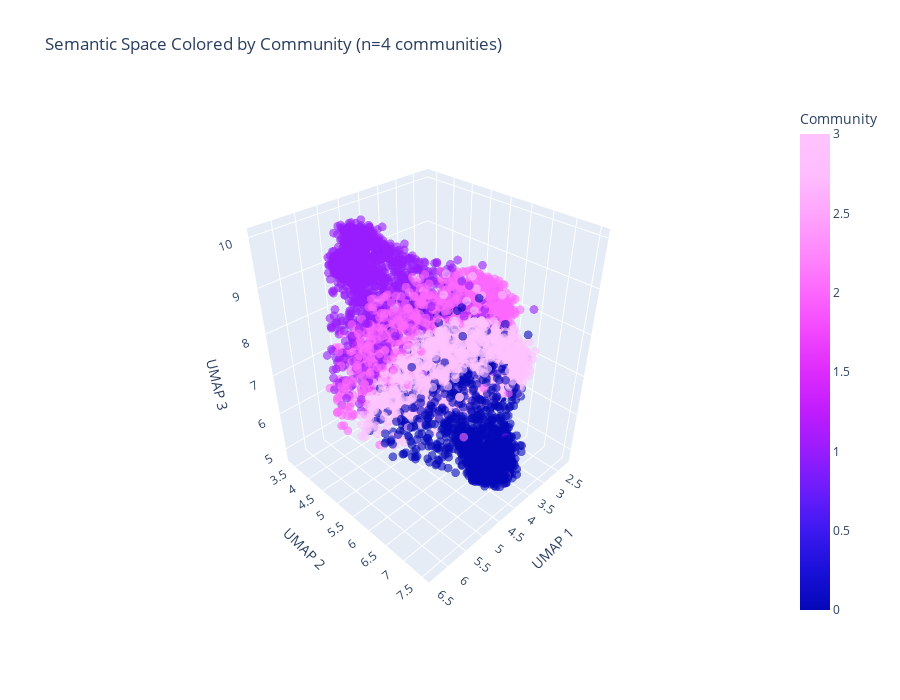

Source (notebook cell):
### Markdown cell above
## Visualize: 3D Interactive (Community Colors)

### Code cell
fig_communities = go.Figure(data=[go.Scatter3d(
    x=embedding_3d[:, 0],
    y=embedding_3d[:, 1],
    z=embedding_3d[:, 2],
    mode='markers',
    marker=dict(
        size=3,
        color=community_ids,
        colorscale='Plotly3',
        showscale=True,
        colorbar=dict(title="Community"),
        opacity=0.6,
    ),
    text=[f"{s} (C{c})" for s, c in zip(token_strings, community_ids)],
    hovertemplate='<b>%{text}</b><br>x: %{x:.2f}<br>y: %{y:.2f}<br>z: %{z:.2f}<extra></extra>',
)])

fig_communities.update_layout(
    title=f'Semantic Space Colored by Community (n={n_communities} communities)',
    scene=dict(
        xaxis_title='UMAP 1',
        yaxis_title='UMAP 2',
        zaxis_title='UMAP 3',
        camera=dict(
            eye=dict(x=1.5, y=1.5, z=1.5)
        )
    ),
    width=900,
    height=700,
)

fig_communities.show()

print("\n💡 Now you can see WHERE the semantic communities live in 3D space!")

### Figure 1 — Plotly figure (JSON) as saved in the notebook; plotly's stock layout.template omitted (floating-point values rounded to 4 significant figures; data arrays with more than 128 entries replaced by an {"elided": "..."} marker saying what was removed)
{"data": [{"hovertemplate": "<b>%{text}</b><br>x: %{x:.2f}<br>y: %{y:.2f}<br>z: %{z:.2f}<extra></extra>", "marker": {"color": {"elided": "6000 int values"}, "colorbar": {"title": {"text": "Community"}}, "colorscale": [[0, "#0508b8"], [0.08333, "#1910d8"], [0.1667, "#3c19f0"], [0.25, "#6b1cfb"], [0.3333, "#981cfd"], [0.4167, "#bf1cfd"], [0.5, "#dd2bfd"], [0.5833, "#f246fe"], [0.6667, "#fc67fd"], [0.75, "#fe88fc"], [0.8333, "#fea5fd"], [0.9167, "#febefe"], [1, "#fec3fe"]], "opacity": 0.6, "showscale": true, "size": 3}, "mode": "markers", "text": {"elided": "6000 str values"}, "type": "scatter3d", "x": {"elided": "6000 float values"}, "y": {"elided": "6000 float values"}, "z": {"elided": "6000 float values"}}], "layout": {"height": 700, "scene": {"camera": {"eye": {"x": 1.5, "y": 1.5, "z": 1.5}}, "xaxis": {"title": {"text": "UMAP 1"}}, "yaxis": {"title": {"text": "UMAP 2"}}, "zaxis": {"title": {"text": "UMAP 3"}}}, "title": {"text": "Semantic Space Colored by Community (n=4 communities)"}, "width": 900}}
